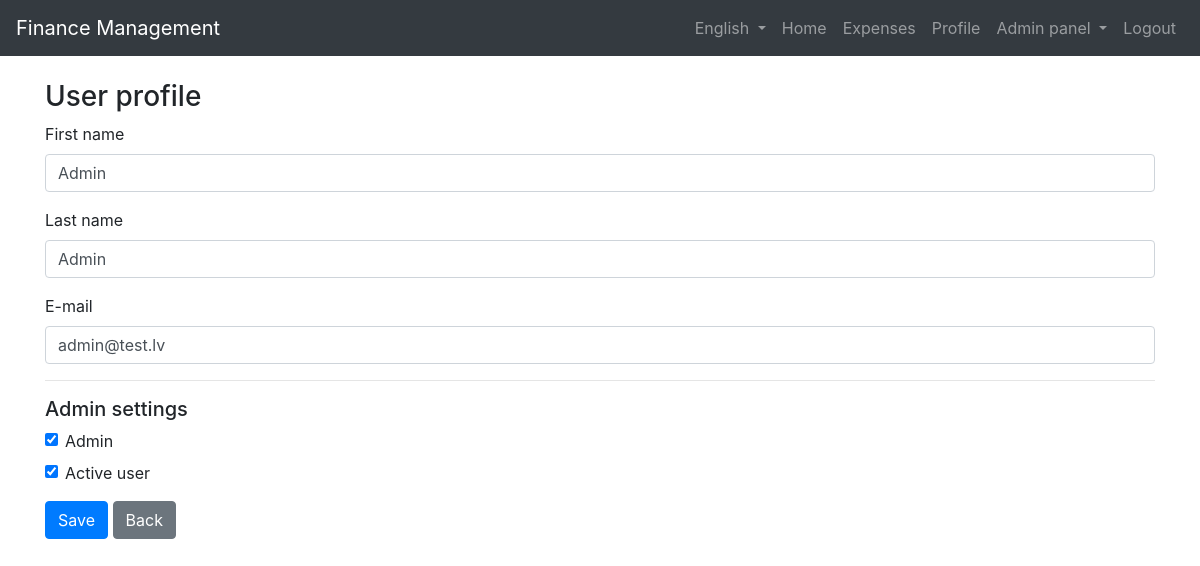
The page /admin/user/1 (signed in) on the database its author committed.
### website/models.py (models this page shows)
class User(db.Model, UserMixin):
    id = db.Column(db.Integer, primary_key=True)
    email = db.Column(db.String(150), unique=True, nullable=False)
    first_name = db.Column(db.String(150), nullable=False)
    last_name = db.Column(db.String(150), nullable=False)
    password = db.Column(db.String(150), nullable=False)
    reset_token = db.Column(db.String(100), nullable=True)
    reset_token_expiry = db.Column(db.DateTime, nullable=True)
    is_admin = db.Column(db.Boolean, default=False)
    is_active = db.Column(db.Boolean, default=True)
    language = db.Column(db.String(50), default="en")
    created_at = db.Column(db.DateTime(timezone=True), default=func.now())
    updated_at = db.Column(db.DateTime, default=func.now(),onupdate=func.now())
    monthly_income = db.Column(db.Numeric(10, 2), default=0)
    group_budget_id = db.Column(db.Integer,db.ForeignKey('group_budget.id'),nullable=True)
    expenses = db.relationship("Expenses", backref="user")
    group_budget = db.relationship("GroupBudget",back_populates="users",foreign_keys=[group_budget_id])

### website/views.py (the view, shortened to what this page needs)
@views.route("/admin/user/<int:user_id>", methods=["GET", "POST"])
@login_required
def admin_user_profile(user_id):
    admin_required()
    user = User.query.get_or_404(user_id)
    return render_template(
        "profile.html",
        user=user,
        is_admin_view=True
    )

### website/__init__.py (called while the page is built)
def get_locale():
    if "lang" in session:
        return session["lang"]
    if current_user.is_authenticated:
        return current_user.language
    return request.accept_languages.best_match(["en", "lv"])

### website/views.py (called while the page is built)
def admin_required():
    if not current_user.is_authenticated or not current_user.is_admin:
        abort(403)

### website/templates/profile.html (shortened to what this page needs)
{% extends "base.html" %}
{% block content %}
<h3>{{ _("User profile") }}</h3>
<form method="post">
    <div class="form-group">
        <label>{{ _("First name") }}</label>
        <input type="text" name="first_name" class="form-control"
            value="{{ user.first_name }}" required>
    </div>
    <div class="form-group">
        <label>{{ _("Last name") }}</label>
        <input type="text" name="last_name" class="form-control"
            value="{{ user.last_name }}" required>
    </div>
    <div class="form-group">
        <label>{{ _("E-mail") }}</label>
        <input type="email" name="email" class="form-control"
            value="{{ user.email }}" required>
    </div>
  {% if is_admin_view %}
  <hr>
  <h5>{{ _("Admin settings") }}</h5>
  <div class="form-check">
    <input type="checkbox"
           name="is_admin"
           class="form-check-input"
           id="is_admin"
           {% if user.is_admin %}checked{% endif %}>
    <label class="form-check-label" for="is_admin">
      {{ _("Admin") }}
    </label>
  </div>
  <div class="form-check mt-2">
    <input type="checkbox"
           name="is_active"
           class="form-check-input"
           id="is_active"
           {% if user.is_active %}checked{% endif %}>
    <label class="form-check-label" for="is_active">
      {{ _("Active user") }}
    </label>
  </div>
  {% endif %}
  <button class="btn btn-primary mt-3">
    {{ _("Save") }}
  </button>
  {% if is_admin_view %}
    <a href="{{ url_for('views.admin_users') }}"
       class="btn btn-secondary mt-3">
       {{ _("Back") }}
    </a>
  {% endif %}
</form>
{% endblock %}

### rows shown on the page
User: first_name "Admin", last_name "Admin", email "admin@test.lv", is_admin "☑", is_active "☑"
